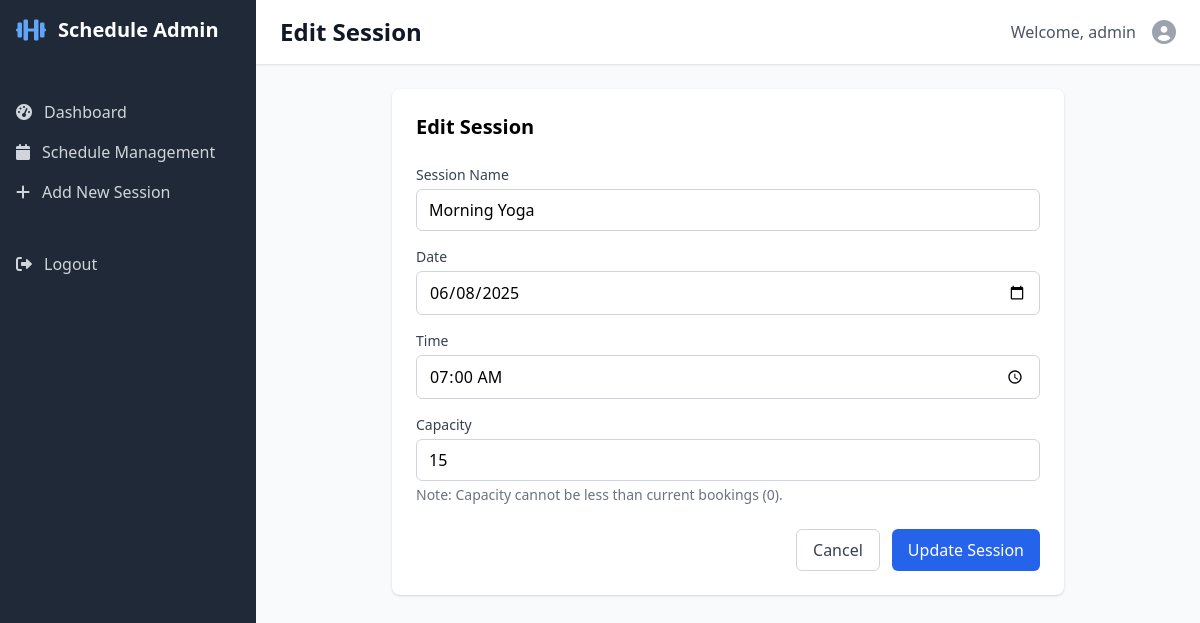
The page /edit_schedule/19 (signed in) on the database its author committed.
### tables this page shows
CREATE TABLE schedule (
            id INTEGER PRIMARY KEY AUTOINCREMENT,
            name TEXT NOT NULL,
            date TEXT NOT NULL,
            time TEXT NOT NULL,
            capacity INTEGER DEFAULT 20,
            booked_count INTEGER DEFAULT 0,
            created_at TIMESTAMP DEFAULT CURRENT_TIMESTAMP
        );

### Group 6/src/admin_app.py (the view)
    def decorated_function(*args, **kwargs):
        if 'admin_logged_in' not in session:
            return redirect(url_for('login'))
        return f(*args, **kwargs)

### Group 6/src/admin_app.py (called while the page is built, shortened)
def admin_required(f):
    def decorated_function(*args, **kwargs):
        if 'admin_logged_in' not in session:
            return redirect(url_for('login'))
        return f(*args, **kwargs)
    decorated_function.__name__ = f.__name__
    return decorated_function

@app.route('/edit_schedule/<int:schedule_id>', methods=['GET', 'POST'])
@admin_required
def edit_schedule(schedule_id):
    schedule = db.get_schedule_by_id(schedule_id)
    if not schedule:
        flash('Schedule not found!', 'error')
        return redirect(url_for('schedule'))
    return render_template('admin_edit_schedule.html', schedule=schedule)

### Group 6/src/gym_database.py (called while the page is built)
    def get_schedule_by_id(self, schedule_id):
        self.cursor.execute(
            "SELECT id, name, date, time, capacity, booked_count FROM schedule WHERE id = ?",
            (schedule_id,)
        )
        return self.cursor.fetchone()

### Group 6/src/templates/admin_edit_schedule.html (shortened to what this page needs)
{% extends "admin_base.html" %}
{% block header %}Edit Session{% endblock %}
{% block content %}
<div class="max-w-2xl mx-auto">
    <div class="bg-white rounded-lg shadow p-6">
        <h2 class="text-xl font-semibold mb-6">Edit Session</h2>
        <form method="POST">
            <div class="space-y-4">
                <div>
                    <label class="block text-sm font-medium text-gray-700 mb-1">Session Name</label>
                    <input type="text" name="name" required
                           class="w-full px-3 py-2 border border-gray-300 rounded-md focus:outline-none focus:border-blue-500"
                           value="{{ schedule[1] }}">
                </div>
                <div>
                    <label class="block text-sm font-medium text-gray-700 mb-1">Date</label>
                    <input type="date" name="date" required
                           class="w-full px-3 py-2 border border-gray-300 rounded-md focus:outline-none focus:border-blue-500"
                           value="{{ schedule[2] }}">
                </div>
                <div>
                    <label class="block text-sm font-medium text-gray-700 mb-1">Time</label>
                    <input type="time" name="time" required
                           class="w-full px-3 py-2 border border-gray-300 rounded-md focus:outline-none focus:border-blue-500"
                           value="{{ schedule[3] }}">
                </div>
                <div>
                    <label class="block text-sm font-medium text-gray-700 mb-1">Capacity</label>
                    <input type="number" name="capacity" min="{{ schedule[5] }}" required
                           class="w-full px-3 py-2 border border-gray-300 rounded-md focus:outline-none focus:border-blue-500"
                           value="{{ schedule[4] }}">
                    <p class="text-sm text-gray-500 mt-1">Note: Capacity cannot be less than current bookings ({{ schedule[5] }}).</p>
                </div>
            </div>
            <div class="flex justify-end mt-6 space-x-3">
                <a href="/schedule" class="px-4 py-2 border border-gray-300 rounded-md text-gray-700 hover:bg-gray-50">
                    Cancel
                </a>
                <button type="submit" class="px-4 py-2 bg-blue-600 text-white rounded-md hover:bg-blue-700">
                    Update Session
                </button>
            </div>
        </form>
    </div>
</div>
{% endblock %}

### rows shown on the page
schedule: name "Morning Yoga", date "06/08/2025", time "07:00", capacity "15", booked_count "0"

### other values the page prints
{{ session.admin_username }} "admin"
